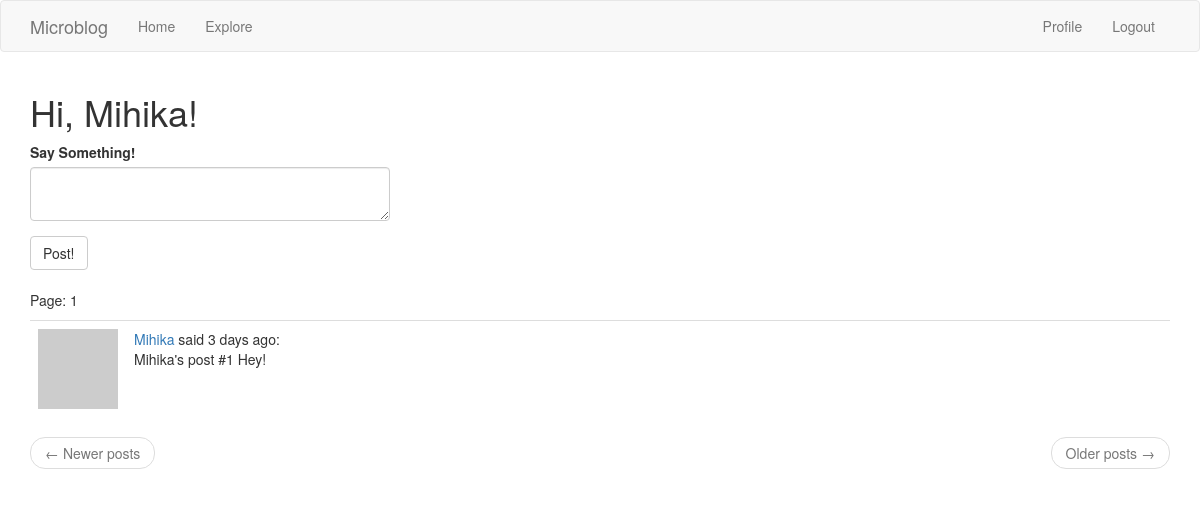
Before: /index (signed in) with the older database file.
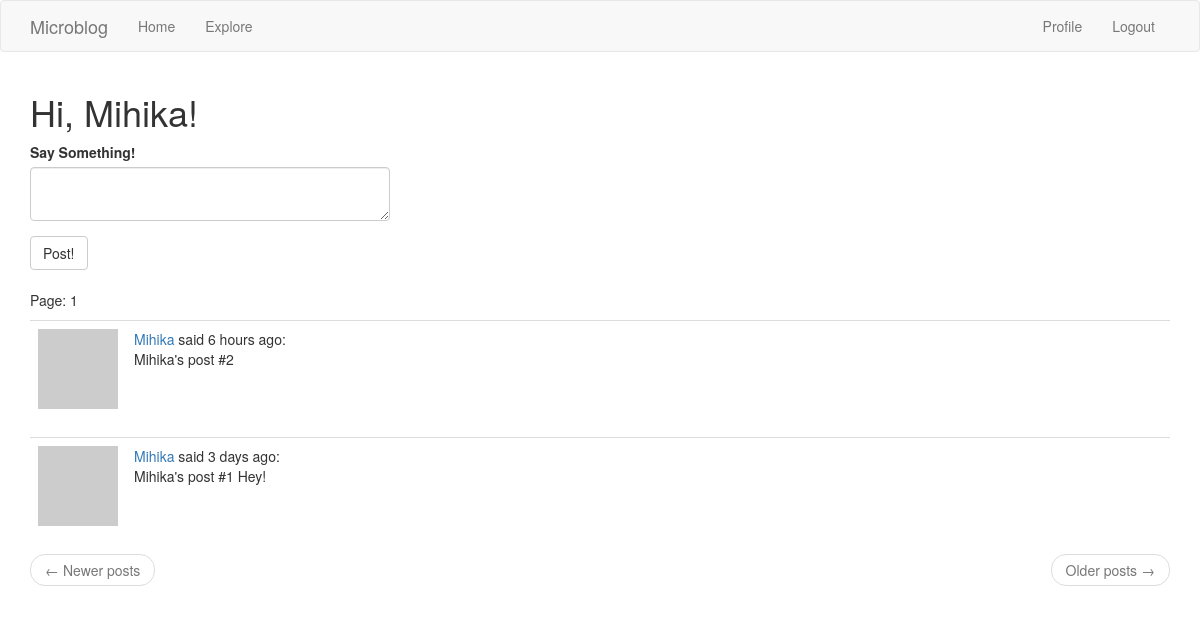
After: the same page with the newer database file.
### app/models.py (models this page shows, shortened)
class Post(db.Model):
	__searchable__ = ['body']
	id = db.Column(db.Integer, primary_key=True)
	body = db.Column(db.String(140))
	timestamp = db.Column(db.DateTime, index=True, default=datetime.utcnow)
	language = db.Column(db.String(5))
	user_id = db.Column(db.Integer, db.ForeignKey('user.id'))

class User(UserMixin, db.Model):
	id = db.Column(db.Integer, primary_key=True)
	username = db.Column(db.String(128), unique=True, index=True)
	email = db.Column(db.String(128), unique=True, index=True)
	password = db.Column(db.String(200), unique=True, index=True)
	about_me = db.Column(db.String(140))
	last_seen = db.Column(db.DateTime, default=datetime.utcnow)
	posts = db.relationship('Post', backref='author', lazy='dynamic')
	followed = db.relationship('User', secondary=followers, primaryjoin=(followers.c.follower_id == id), secondaryjoin=(
		followers.c.followed_id == id), backref=db.backref('followers', lazy='dynamic'), lazy='dynamic')
	def avatar(self, size):
		x = "hey8989"+self.email
		digest = md5(x.lower().encode('utf-8')).hexdigest()
		return 'https://www.gravatar.com/avatar/{}?d=identicon&s={}'.format(digest, size)
	def followed_posts(self):
		followed = Post.query.join(followers, (followers.c.followed_id == Post.user_id)).filter(
			followers.c.follower_id == self.id)
		own = Post.query.filter_by(user_id=self.id)
		return followed.union(own).order_by(Post.timestamp.desc())

### app/main/routes.py (the view, shortened to what this page needs)
@bp.route('/', methods=['GET', 'POST'])
@bp.route('/index', methods=['GET', 'POST'])
@login_required
def index():
	form = PostForm()
	page = request.args.get('page', 1, type=int)
	posts = current_user.followed_posts().paginate(page, current_app.config['POSTS_PER_PAGE'], False)
	next_url = url_for('main.index', page=posts.next_num) if posts.has_next else None
	prev_url = url_for('main.index', page=posts.prev_num) if posts.has_prev else None
	return render_template('index.html', title="Main Page", posts=posts.items, form=form, next_url=next_url, prev_url=prev_url, page=page)

### app/main/forms.py
class PostForm(FlaskForm):
	post = TextAreaField(_l('Say Something!'), validators=[DataRequired(), Length(min=1, max=140)])
	submit = SubmitField(_l('Post!'))

### app/main/routes.py (called while the page is built)
@bp.before_request
def before_request():
	g.locale = str(get_locale())
	if current_user.is_authenticated:
		current_user.last_seen = datetime.utcnow()
		db.session.commit()

### app/models.py (called while the page is built)
@login.user_loader
def load_user(id):
	return User.query.get(int(id))

### app/templates/index.html
{% extends "base.html" %}
{% import 'bootstrap/wtf.html' as wtf %}
{% block app_content %}
    {% if form %}
        <h1>{{ _('Hi, %(username)s!', username=current_user.username) }}</h1>
        <div class="row">
            <div class="col-md-4">
                {{ wtf.quick_form(form) }}
            </div>
        </div>
    {% else %}
        <h1>Explore</h1>
        <hr>
    {% endif %}
    <br>
    <p>Page: {{ page }}</p>
    {% for post in posts %}
        {% include '_post.html' %}
    {% endfor %}
    <nav aria-label="...">
        <ul class="pager">
            <li class="previous{% if not prev_url %} disabled{% endif %}">
                <a href="{{ prev_url or '#' }}">
                    <span aria-hidden="true">&larr;</span> Newer posts
                </a>
            </li>
            <li class="next{% if not next_url %} disabled{% endif %}">
                <a href="{{ next_url or '#' }}">
                    Older posts <span aria-hidden="true">&rarr;</span>
                </a>
            </li>
        </ul>
    </nav>
{% endblock %}

### app/templates/_post.html (shortened to what this page needs)
 <table class="table table-hover">
        <tr>
            <td width="70px">
                <a href="{{ url_for('main.user', username=post.author.username) }}">
                    <img src="{{ post.author.avatar(70) }}" />
                </a>
            </td>
            <td>
                <a href="{{ url_for('main.user', username=post.author.username) }}">
                    {{ post.author.username }}
                </a>
                {{ _('said') }} {{ moment(post.timestamp).fromNow() }}:
                <br>
                {{ post.body }}
            </td>
        </tr>
    </table>

Changed rows visible on the page:
added Post: author.username "Mihika", timestamp "6 hours ago", body "Mihika's post #2"
